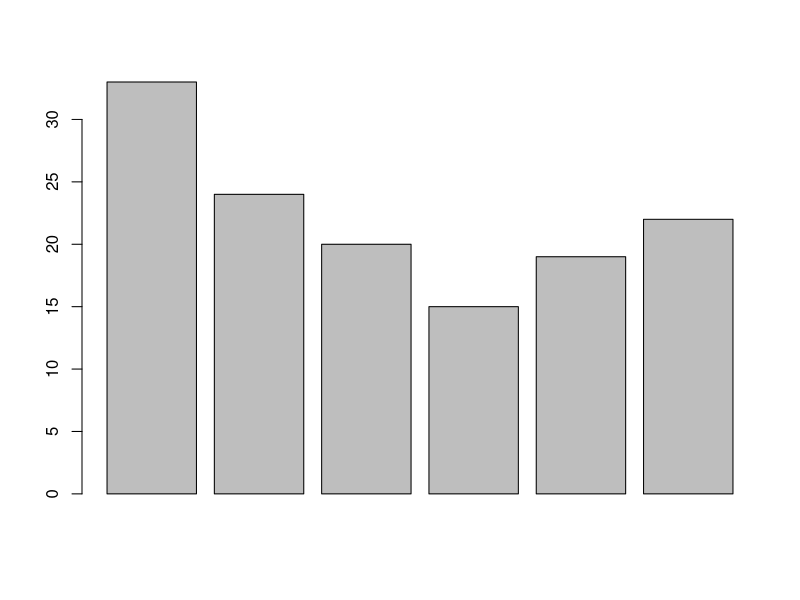
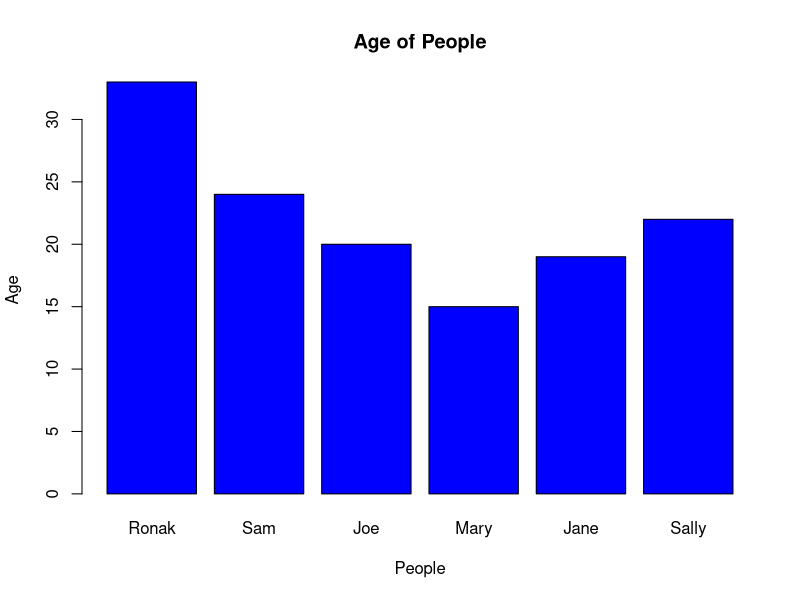
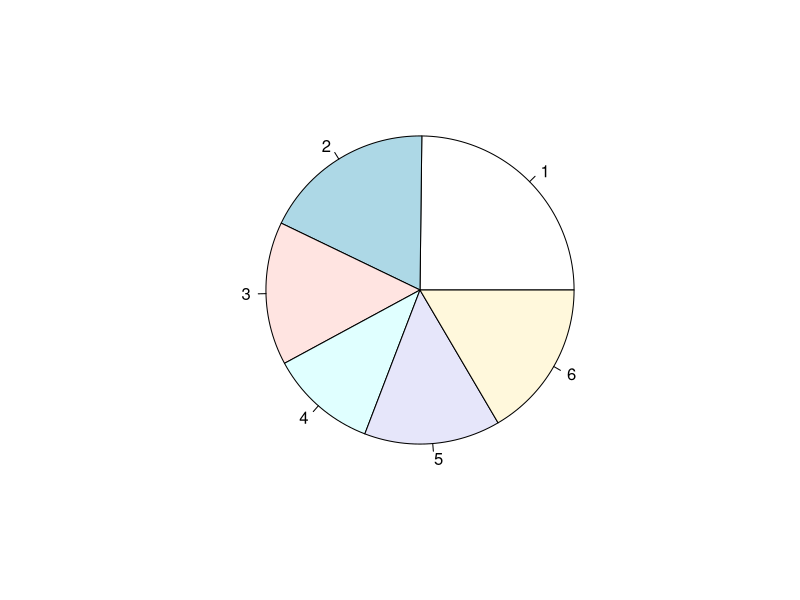
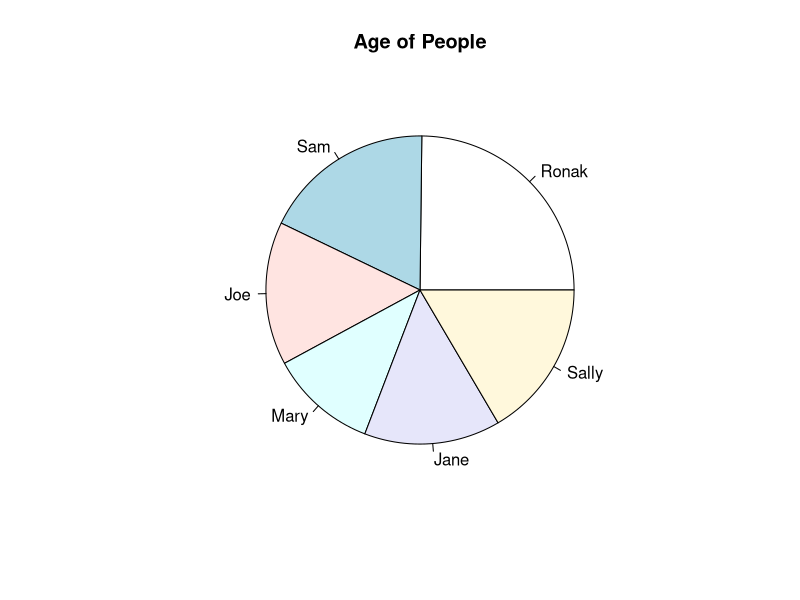
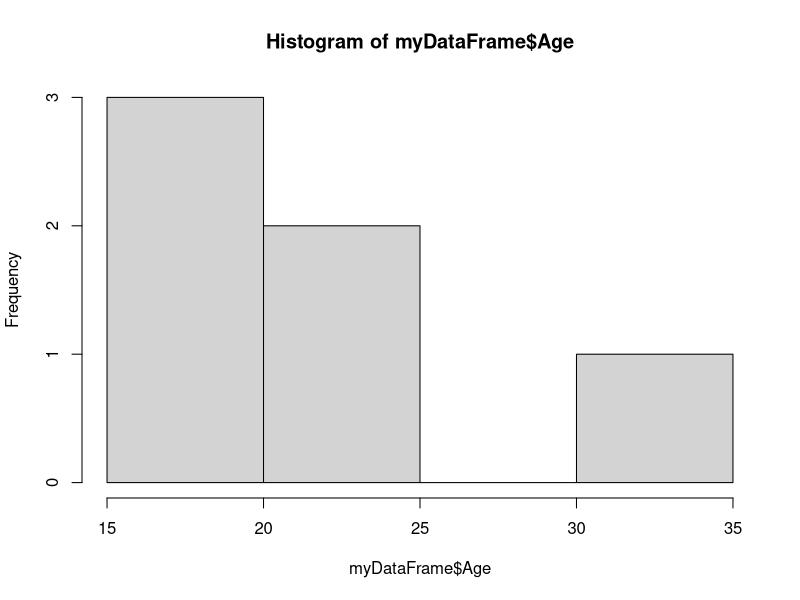
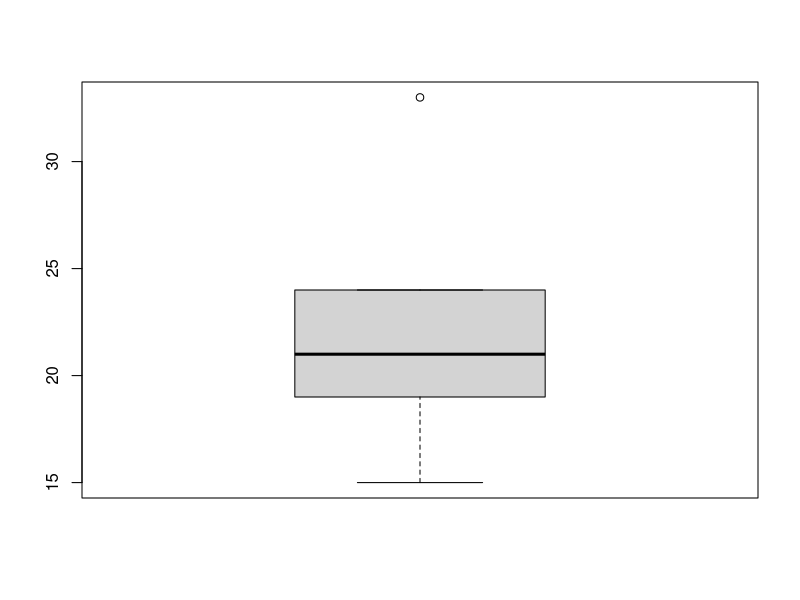
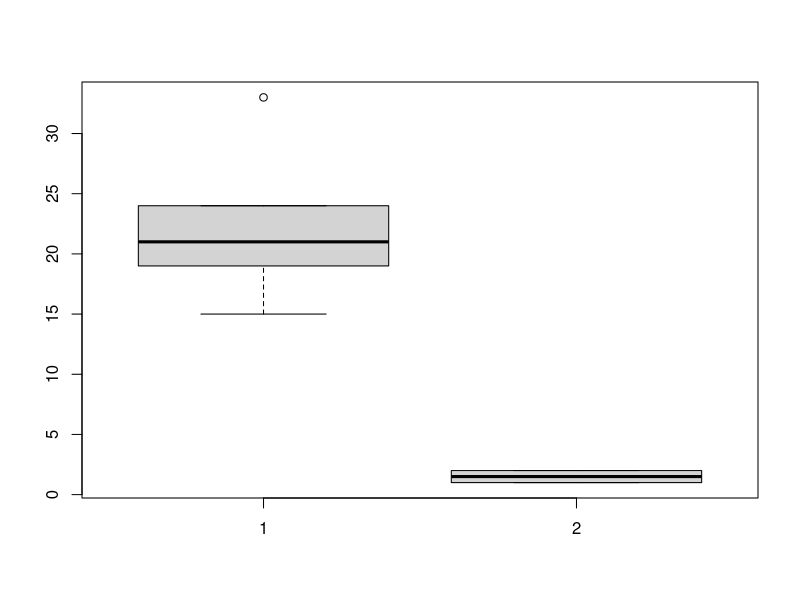

Here is the R script that generated these plots, in order:
## ---- chunk 1
# Create Data Frame

Name <- c("Ronak","Sam","Joe","Mary","Jane","Sally")
Age <- c(21,24,20,15,19,22)
Gender <- c("M","M","M","F","F","F")
GPA <- c(3.7,2.9,3.1,4.0,3.4,3.5)
myDataFrame <- data.frame(Name,Age,Gender,GPA)
myDataFrame

# Explore Data Frame
names(myDataFrame)
ncol(myDataFrame)
nrow(myDataFrame)
dim(myDataFrame)
head(myDataFrame)
tail(myDataFrame)
str(myDataFrame)
class(myDataFrame$Gender)
myDataFrame$Gender <- as.factor(myDataFrame$Gender)
class(myDataFrame$Gender)
str(myDataFrame)
# Column
myDataFrame$Age
myDataFrame[2]
myDataFrame[c("Age")]
myDataFrame[2:3]
myDataFrame[c("Age","Gender")]
# Rows
myDataFrame[2,]

# Combined
myDataFrame[2:3,c("Age")]
myDataFrame[2:3,2:3]

#Levels

myDataFrame$Gender
table(myDataFrame$Gender)
table(myDataFrame$Age)
table(myDataFrame$Age, myDataFrame$Gender)

# Filtering

myDataFrame[myDataFrame$Gender == "M",]

# Ordering

myDataFrame[order(myDataFrame$Age),]
myDataFrame[order(-myDataFrame$Age),]

# Change Column Name
names(myDataFrame)[4] <- "Grade"
head(myDataFrame)
names(myDataFrame)[4] <- "GPA"
head(myDataFrame)

# Changing Age for Ronak
myDataFrame [1,2] <- 31
head(myDataFrame)
myDataFrame$Age[1] <- 33
head(myDataFrame)

# Graphing
barplot(myDataFrame$Age)
barplot(myDataFrame$Age, main = "Age of People", xlab = "People", ylab = "Age", col = "Blue", names.arg = myDataFrame$Name)
pie(myDataFrame$Age)
pie(myDataFrame$Age,label = myDataFrame$Name, main = "Age of People")
stem(myDataFrame$GPA)
stem(myDataFrame$Age)
hist(myDataFrame$Age)
boxplot(myDataFrame$Age)
boxplot(myDataFrame$Age,myDataFrame$Gender)

## Summary Stats

min(myDataFrame$Age)
max(myDataFrame$Age)
range(myDataFrame$Age)
StatRange = max(myDataFrame$Age) - min(myDataFrame$Age)
StatRange
mean(myDataFrame$Age)
sd(myDataFrame$Age)
var(myDataFrame$Age)
sqrt(var(myDataFrame$Age))
fivenum(myDataFrame$Age)
IQR(myDataFrame$Age)
quantile(myDataFrame$Age)
summary(myDataFrame$Age)
boxplot.stats(myDataFrame$Age)
boxplot.stats(myDataFrame$Age)$out

# Data Frame Summary

summary(myDataFrame)

by(myDataFrame$Age,myDataFrame$Gender,mean)
by(myDataFrame$Age,myDataFrame$Gender,sd)
by(myDataFrame$Age,myDataFrame$Gender,summary)

aggregate(myDataFrame$Age,list("Type" = myDataFrame$Gender),median)
aggregate(myDataFrame$Age,list("Type" = myDataFrame$Gender),summary)
